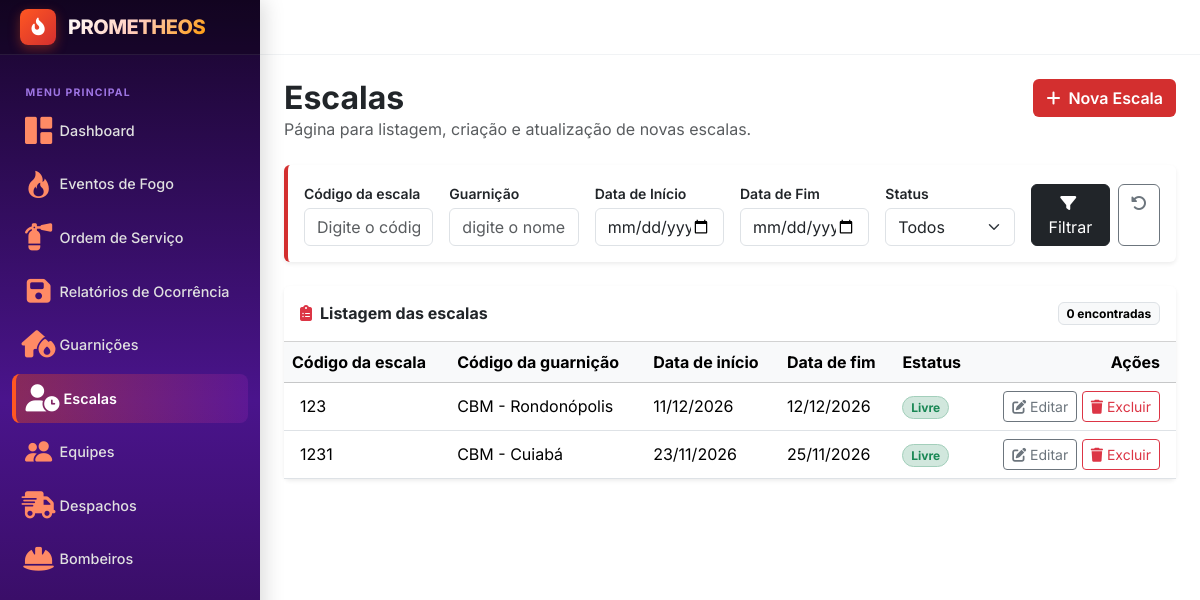
The app's page /escala, older data.
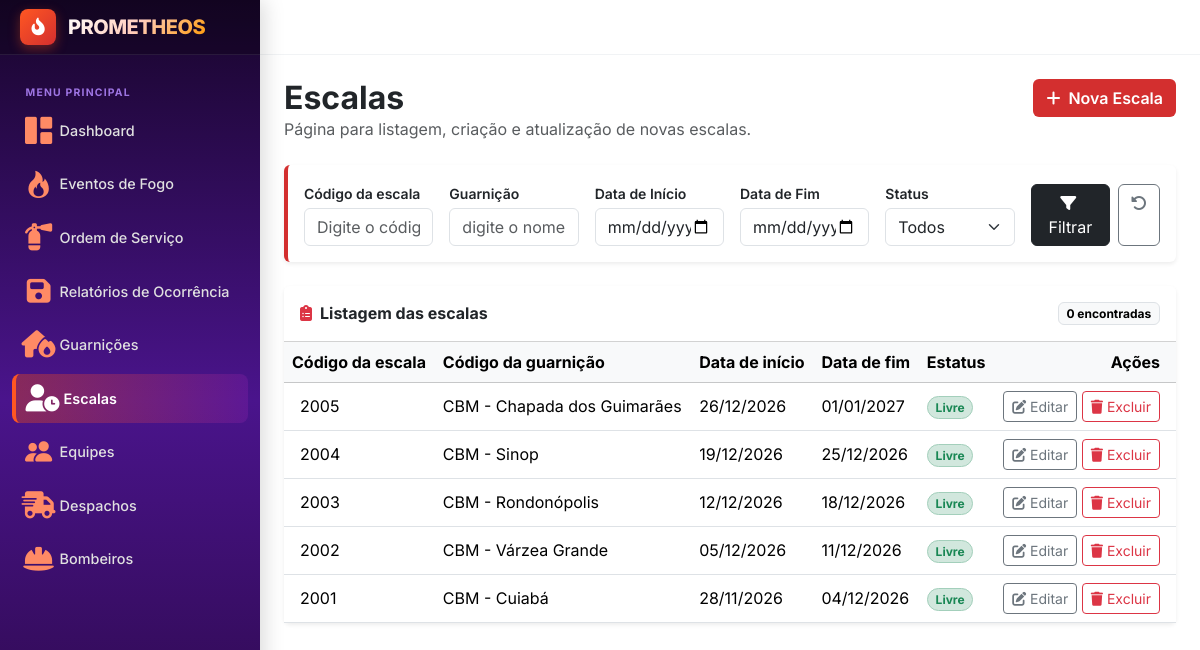
The same page, newer data.
### usuario/models.py (models this page shows, shortened)
class Escala(models.Model):
    id = models.IntegerField(primary_key=True)
    codigo = models.IntegerField()
    id_guarnicao = models.ForeignKey(Guarnicao, on_delete=models.PROTECT)
    data_inicio = models.DateField()
    data_fim = models.DateField()
    estatus = models.CharField(choices=Estatus.choices, default=Estatus.LIVRE)

### gestao/models.py (models this page shows, shortened)
class Guarnicao(models.Model):
    num_regex = RegexValidator(
        regex=r'^\d+$',
        message='Digite o CEP',
        code='invalid_digits'
    )
    id = models.IntegerField(primary_key=True)
    codigo = models.IntegerField()
    nome = models.CharField(max_length=50)
    cep = models.CharField(max_length=8, validators=[num_regex])

### usuario/views.py (the view)
# urls.py: path('escala', userViews.escala, name='escala'),
def escala(request):
    escalas = Escala.objects.all().order_by("-data_inicio")
    filtros = {
        "codigo" : request.GET.get("codigo", ""),
        "id_guarnicao" : request.GET.get("id_guarnicao", ""),
        "data_inicio" : request.GET.get("data_inicio", ""),
        "data_fim" : request.GET.get("data_fim"),
        "estatus" : request.GET.get("estatus", "")
    }
    if filtros["codigo"]:
        escalas = escalas.filter(codigo=filtros["codigo"])
    if filtros["id_guarnicao"]:
        escalas = escalas.filter(id_guarnicao__nome__icontains=filtros["id_guarnicao"])
    if filtros["data_inicio"]:
        escalas = escalas.filter(data_inicio__date__gte=filtros["data_inicio"])
    if filtros["data_fim"]:
        escalas = escalas.filter(data_fim__date__lte=filtros["data_fim"])
    if filtros["estatus"]:
        escalas = escalas.filter(estatus=filtros["estatus"])
    contexto = {
        "escalas" : escalas,
        "filtros" : filtros,
        "estatus_opcoes" : Escala._meta.get_field("estatus").choices
    }
    return render(request, 'usuarios/escalas.html', contexto)

### templates/usuarios/escalas.html (shortened to what the changed rows need)
{% extends "layout.html" %}
{% block content %}
<div class="d-flex flex-wrap align-items-start justify-content-between gap-3 mb-4">
    <div>
        <h1 class="h2 fw-bold mb-0">Escalas</h1>
    </div>
</div>
<div class="card border-0 shadow-sm">
    <div class="card-header bg-white d-flex align-items-center justify-content-between py-3">
        <h2 class="h6 fw-bold mb-0">
            <i class="fa-solid fa-clipboard-list text-danger me-2"></i>Listagem das escalas
        </h2>
    </div>
    <div class="table-responsive">
        <table class="table table-hover align-middle mb-0">
            <thead class="table-light">
                <tr>
                    <th scope="col">Código da escala</th>
                    <th scope="col">Código da guarnição</th>
                    <th scope="col">Data de início</th>
                    <th scope="col">Data de fim</th>
                    <th scope="col">Estatus</th>
                    <th scope="col" class="text-end pe-3">Ações</th>
                </tr>
            </thead>
            <tbody>
                {% for escala in escalas %}
                <tr>
                    <td class="ps-3">{{ escala.codigo }}</td>
                    <td>{{ escala.id_guarnicao.nome }}</td>
                    <td>{{ escala.data_inicio|date:"d/m/Y" }}</td>
                    <td>{{ escala.data_fim|date:"d/m/Y" }}</td>
                    <td>
                        {% if escala.estatus == "LIVRE" %}
                        <span class="badge bg-success-subtle text-success border border-success-subtle rounded-pill">{{ escala.get_estatus_display }}</span>
                        {% elif escala.estatus == "INDISPONIVEL" %}
                        <span class="badge bg-warning-subtle text-warning-emphasis border border-warning-subtle rounded-pill">{{ escala.get_estatus_display }}</span>
                        {% else %}
                        <span class="badge bg-secondary-subtle text-secondary border border-secondary-subtle rounded-pill">{{ escala.get_estatus_display|default:escala.estatus }}</span>
                        {% endif %}
                    </td>
                    <td class="text-end pe-3 text-nowrap">
                        <a href="{% url 'editaEscala' escala.id %}" class="btn btn-sm btn-outline-secondary"
                           title="Editar" aria-label="Editar Escala {{ relatorio.id }}">
                            <i class="fa-solid fa-pen-to-square"></i> Editar
                        </a>
                        <a href="{% url 'excluirEscala' escala.id %}" class="btn btn-sm btn-outline-danger"
                           onclick="return confirm('Excluir Escala?');"
                           title="Excluir" aria-label="Excluir escala {{ relatorio.id }}">
                            <i class="fa-solid fa-trash"></i> Excluir
                        </a>
                    </td>
                </tr>
                {% endfor %}
            </tbody>
        </table>
    </div>
</div>
{% endblock %}

Row changes from the older to the newer data that the page shows:
removed Escala: codigo "123", id_guarnicao.nome "CBM - Rondonópolis", data_inicio "11/12/2026", data_fim "12/12/2026", estatus "Livre"
removed Escala: codigo "1231", id_guarnicao.nome "CBM - Cuiabá", data_inicio "23/11/2026", data_fim "25/11/2026", estatus "Livre"
added Escala: codigo "2005", id_guarnicao.nome "CBM - Chapada dos Guimarães", data_inicio "26/12/2026", data_fim "01/01/2027", estatus "Livre"
added Escala: codigo "2004", id_guarnicao.nome "CBM - Sinop", data_inicio "19/12/2026", data_fim "25/12/2026", estatus "Livre"
added Escala: codigo "2003", id_guarnicao.nome "CBM - Rondonópolis", data_inicio "12/12/2026", data_fim "18/12/2026", estatus "Livre"
added Escala: codigo "2002", id_guarnicao.nome "CBM - Várzea Grande", data_inicio "05/12/2026", data_fim "11/12/2026", estatus "Livre"
added Escala: codigo "2001", id_guarnicao.nome "CBM - Cuiabá", data_inicio "28/11/2026", data_fim "04/12/2026", estatus "Livre"
